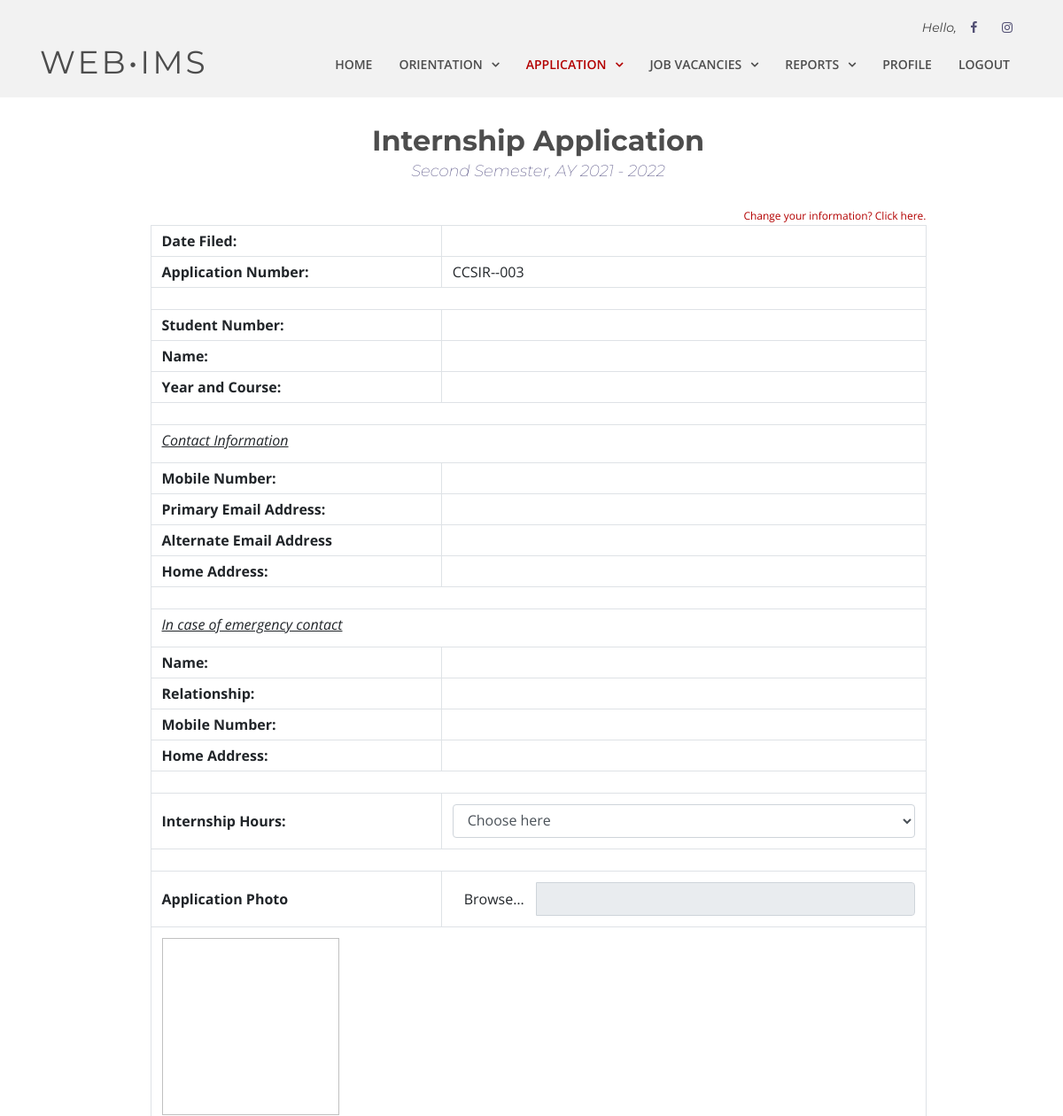
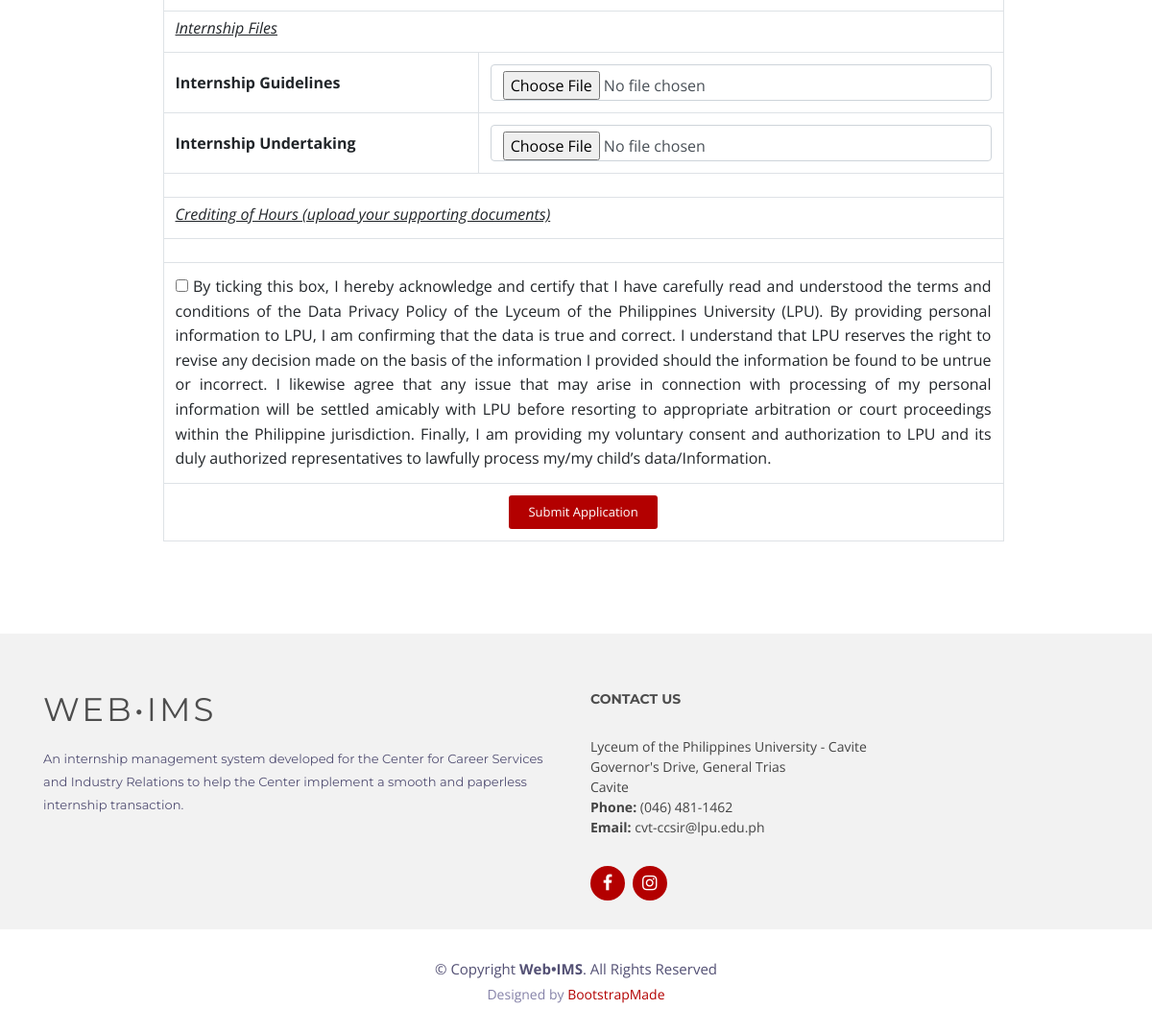
Screenshot of /student/app-view.php with the database file from the repository (2 pictures, top to bottom).
### tables this page shows
CREATE TABLE `tbl_acad_term` (
  `term_id` varchar(50) NOT NULL,
  `term_name` varchar(250) NOT NULL,
  `term_from_year` varchar(50) NOT NULL,
  `term_to_year` varchar(50) NOT NULL,
  `current_flag` tinyint(1) NOT NULL,
  `active_flag` tinyint(1) NOT NULL,
  `delete_flag` tinyint(1) NOT NULL
);

CREATE TABLE `tbl_internship_application` (
  `application_id` varchar(50) NOT NULL,
  `userid` varchar(50) NOT NULL,
  `term_id` varchar(50) NOT NULL,
  `educ_info_id` varchar(50) NOT NULL,
  `contact_info_id` varchar(50) NOT NULL,
  `emergency_info_id` varchar(50) NOT NULL,
  `internship_hrs_id` varchar(50) NOT NULL,
  `application_img` varchar(250) NOT NULL,
  `date_applied` varchar(50) NOT NULL,
  `status_flag` tinyint(1) NOT NULL,
  `comment` varchar(500) NOT NULL,
  `date_confirmed` varchar(50) NOT NULL,
  `staff_confirmed` varchar(50) NOT NULL,
  `active_flag` tinyint(1) NOT NULL
);

CREATE TABLE `tbl_template` (
  `template_id` varchar(50) NOT NULL,
  `template_name` varchar(250) NOT NULL,
  `template_desc` varchar(500) NOT NULL,
  `template_size` varchar(50) NOT NULL,
  `template_dir` varchar(500) NOT NULL,
  `file_modified` varchar(250) NOT NULL,
  `temp_category_id` varchar(50) NOT NULL,
  `userid` varchar(50) NOT NULL,
  `active_flag` tinyint(1) NOT NULL,
  `delete_flag` tinyint(1) NOT NULL
);

### student/app-view.php (the view, shortened to what this page needs)
<!DOCTYPE html>
<html lang="en">
	<head>
		<link href="../lib/bootstrap/css/bootstrap.min.css" rel="stylesheet">
		<link href="../lib/font-awesome/css/font-awesome.min.css" rel="stylesheet">
		<link href="../lib/animate/animate.min.css" rel="stylesheet">
		<link href="../lib/ionicons/css/ionicons.min.css" rel="stylesheet">
		<link href="../lib/owlcarousel/assets/owl.carousel.min.css" rel="stylesheet">
		<link href="../lib/lightbox/css/lightbox.min.css" rel="stylesheet">
		<link href="../css/style.css" rel="stylesheet">
		<link href="../css/popup.css" rel="stylesheet">
	</head>
	<body>
		<header id="header">
			<div id="topbar">
				<div class="container">
					<div class="social-links">
						<span style="font-size:14px; font-family: Montserrat, sans-serif; font-style: italic">Hello, <?php echo $_SESSION['fname']; ?> </span>
						<a href="https://www.facebook.com/lpu.csi.iao/" target="_blank" class="facebook"><i class="fa fa-facebook"></i></a>
						<a href="https://www.instagram.com/lpu.csi.iao/" target="_blank" class="instagram"><i class="fa fa-instagram"></i></a>
					</div>
				</div>
			</div>
			<div class="container">
				<div class="logo float-left">
					<h1 class="text-light"><a href="application.php" class="scrollto"><span>Web•IMS</span></a></h1>
				</div>
				<nav class="main-nav float-right d-none d-lg-block">
					<ul>
						<li><a href="index.php">Home</a></li>
						<li class="drop-down"><a href="orientation.php">Orientation</a>
						</li>
						<li class="active drop-down"><a href="application.php">Application</a>
						</li>
						<li class="drop-down"><a href="vacancies.php">Job Vacancies</a>
						</li>
						<li class="drop-down"><a href="#">Reports</a>
						</li>
						<li><a href="profile.php">Profile</a></li>
						<li><a href="../login/logout.php">Logout</a></li>
					</ul>
				</nav>
			</div>
		</header>
		<main id="main">
			<section id="about" >
				<div class="container" style="padding-left:30px;">
					<div class="about-content"  style="text-align:center;">
						<h2>Internship Application </h2>
						<h4 style="margin-top:-15px;">
						<?php
							$query_term = "SELECT * FROM tbl_acad_term WHERE current_flag = '1'";
							$result_term = mysqli_query($con, $query_term);
							while($row = mysqli_fetch_array($result_term)){
								$term_name = $row["term_name"];
								$term_from_year = $row["term_from_year"];
								$term_to_year = $row["term_to_year"];
								echo $term_desc = $term_name.", AY ".$term_from_year." - ".$term_to_year;
							}
						?>
						</h4>
					</div>
					<div class="about-content"  style="text-align:justify; padding-top:10px;">
						<form role="form" id="contact-form" method="post" enctype="multipart/form-data" action="../components/student/app-view-process.php" >
							<div class="table-responsive">
								<p align="right" style="margin-bottom:1px; font-size:0.75em;"><a href="profile.php">Change your information? Click here.</a></p>
								<table class="table table-bordered ">
									<tr>
										<td width="30%"><b>Date Filed: </b></td>
										<td width="50%"><?php echo $current; ?></td>
									</tr>
									<tr>
										<td width="30%"><b>Application Number: </b></td>
										<td width="50%">
										<?php
											$cntID_qry = "SELECT application_id, COUNT(*) as total FROM tbl_internship_application WHERE application_id LIKE '%$year_now%'";
											$cntID_rslt = mysqli_query($con, $cntID_qry);
											if(mysqli_num_rows($cntID_rslt) > 0){
												while($row = mysqli_fetch_assoc($cntID_rslt)){
													$total = $row['total'];
													$total = $total+1;
													$counter = str_pad($total, 3, '0', STR_PAD_LEFT);
													echo $application_id_db = "CCSIR-".$year_now."-".$counter;
												}
											}
										?>
										</td>
									</tr>
									<tr>
										<td colspan="2"></td>
									</tr>
									<tr>
										<td width="30%"><b>Student Number: </b></td>
										<td width="50%"><?php echo $student_number; ?></td>
									</tr>
									<tr>
										<td width="30%"><b>Name: </b></td>
										<td width="50%"><?php echo $fullName; ?></td>
									</tr>
									<tr>
										<td width="30%"><b>Year and Course: </b></td>
										<td width="50%"><?php echo $year_level_desc." ".$course_fullname; ?></td>
									</tr>
									<tr>
										<td colspan="2"></td>
									</tr>
									<tr>
										<td colspan="2"><label><i><u>Contact Information </u></i></label></td>
									</tr>
									<tr>
										<td width="30%"><b>Mobile Number: </b></td>
										<td width="50%"><?php echo $contact_num; ?></td>
									</tr>
										<tr>
										<td width="30%"><b>Primary Email Address: </b></td>
										<td width="50%"><?php echo $username; ?></td>
									</tr>
										<tr>
										<td width="30%"><b>Alternate Email Address</b></td>
										<td width="50%"><?php echo $contact_email; ?></td>
									</tr>
									<tr>
										<td width="30%"><b>Home Address: </b></td>
										<td width="50%"><?php echo $contact_add; ?></td>
									</tr>
									<tr>
										<td colspan="2"></td>
									</tr>
									<tr>
										<td colspan="2"><label><i><u>In case of emergency contact </u></i></label></td>
									</tr>
									<tr>
										<td width="30%"><b>Name: </b></td>
										<td width="50%"><?php echo $emergency_name; ?></td>
									</tr>
									<tr>
										<td width="30%"><b>Relationship: </b></td>
										<td width="50%"><?php echo $emergency_rel; ?></td>
									</tr>
									<tr>
										<td width="30%"><b>Mobile Number: </b></td>
										<td width="50%"><?php echo $emergency_num; ?></td>
									</tr>
									<tr>
										<td width="30%"><b>Home Address: </b></td>
										<td width="50%"><?php echo $emergency_add; ?></td>
									</tr>
									<tr>
										<td colspan="2"></td>
									</tr>
									<tr>
										<td width="30%"> <b>Internship Hours: </b></td>
										<td width="50%">
											<select name="internship_hours"  id="internship_hours" class="form-control" required>
												<option value="" disabled selected>Choose here</option>
											</select>
										</td>
									</tr>
									<tr>
										<td colspan="2"></td>
									</tr>
									<tr>
										<td width="30%"><b>Application Photo</b></td>
										<td width="50%">
											<div class="input-group">
												<span class="input-group-btn">
													<span class="btn btn-default btn-file">
														Browse… <input type="file" id="imgInp" name="app_img" accept="image/*" required />
													</span>
												</span>
												<input type="text" class="form-control" readonly>
											</div>
										</td>
									</tr>
									<tr>
										<td colspan="2" >  <img id='img-upload'/></td>
									</tr>
									<tr>
										<td colspan="2"><label><i><u>Internship Files</u></i></label></td>
									</tr>
									<?php
										$int_files_qry = "SELECT tbl_template.template_id, tbl_template.template_name FROM tbl_template
														JOIN tbl_template_category ON tbl_template_category.temp_category_id = tbl_template.temp_category_id
														WHERE tbl_template_category.temp_category_name LIKE '%prelim%' AND tbl_template.delete_flag='0'";
										$int_files_rslt = mysqli_query($con, $int_files_qry);
										if(mysqli_num_rows($int_files_rslt) > 0){
											while($row = mysqli_fetch_assoc($int_files_rslt)){
									?>
												<tr>
													<td width="30%"><b><?php echo $row['template_name']; ?></b></td>
													<td width="50%">
														<input type="file" class="form-control" name="internshipFile[]" id='internshipFile' accept='.pdf,.doc,.docx' required />
													</td>
												</tr>
									<?php
											}
										}
									?>
									<tr>
										<td colspan="2"></td>
									</tr>
									<tr>
										<td colspan="2"><label><i><u>Crediting of Hours (upload your supporting documents)</u></i></label>
										</td>
									</tr>
									<tr>
										<td colspan="2"></td>
									</tr>
									<tr>
										<td colspan="2" style=" line-height: 1.6;">
											<input type="checkbox" name="status" id="status" required >
											By ticking this box, I hereby acknowledge and certify that I have carefully read and understood the terms and conditions of the Data Privacy Policy of the Lyceum of the Philippines University (LPU). By providing personal information to LPU, I am confirming that the data is true and correct. I understand that LPU reserves the right to revise any decision made on the basis of the information I provided should the information be found to be untrue or incorrect. I likewise agree that any issue that may arise in connection with processing of my personal information will be settled amicably with LPU before resorting to appropriate arbitration or court proceedings within the Philippine jurisdiction. Finally, I am providing my voluntary consent and authorization to LPU and its duly authorized representatives to lawfully process my/my child’s data/Information.
										</td>
									</tr>
									<tr>
										<td colspan="2" align="center"><input type="submit" class="register btn" name="submitForm" id="submitForm" value="Submit Application"></input>
										</td>
									</tr>
								</table>
							</div>
						</form>
					</div
				</div>
			</section>
		</main>
		<footer id="footer" class="section-bg">
			<div class="footer-top">
				<div class="container">
					<div class="row">
						<div class="col-lg-6">
							<div class="footer-info">
								<h3>Web•IMS</h3>
								<p>An internship management system developed for the Center for Career Services and Industry Relations to help the Center implement a smooth and paperless internship transaction.</p>
							</div>
						</div>
						<div class="col-lg-6">
							<div class="footer-links">
								<h4>Contact Us</h4>
								<p>Lyceum of the Philippines University - Cavite  <br>
									Governor's Drive, General Trias <br>
									Cavite <br>
									<strong>Phone:</strong> (046) 481-1462 <br>
									<strong>Email:</strong> cvt-ccsir@lpu.edu.ph<br>
								</p>
							</div>
							<div class="social-links">
								<a href="https://www.facebook.com/lpu.csi.iao/" target="_blank" class="facebook"><i class="fa fa-facebook"></i></a>
								<a href="https://www.instagram.com/lpu.csi.iao/" target="_blank" class="instagram"><i class="fa fa-instagram"></i></a>
							</div>
						</div>
					</div>
				</div>
			</div>
			<div class="container">
				<div class="copyright">
					&copy; Copyright <strong>Web•IMS</strong>. All Rights Reserved
				</div>
				<div class="credits">
					Designed by <a href="https://bootstrapmade.com/">BootstrapMade</a>
				</div>
			</div>
		</footer>
	</body>
</html>

### css/style.css (style rules this page uses)
body { background: #fff; color: #444; font-family: "Open Sans", sans-serif; }
a { color: #b30000; transition: 0.5s; }
p { padding: 0; margin: 0 0 30px 0; }
h1, h2, h3, h4, h5, h6 { font-family: "Montserrat", sans-serif; font-weight: 400; margin: 0 0 20px 0; padding: 0; }
#topbar { padding: 0 0 10px 0; font-size: 14px; transition: all 0.5s; }
#topbar .social-links { text-align: right; }
#topbar .social-links a { color: #535074; padding: 4px 12px; display: inline-block; line-height: 1px; }
#header { height: 110px; transition: all 0.5s; z-index: 997; transition: all 0.5s; padding: 20px 0; position: fixed; left: 0; top: 0; right: 0; transition: all 0.5s; z-index: 997; }
#header .logo h1 { font-size: 36px; margin: 0; padding: 0; line-height: 1; font-weight: 400; letter-spacing: 3px; text-transform: uppercase; }
#header .logo h1 a, #header .logo h1 a:hover { color: #4d4d4d; text-decoration: none; }
.main-nav, .main-nav * { margin: 0; padding: 0; list-style: none; }
.main-nav > ul > li { position: relative; white-space: nowrap; float: left; }
.main-nav a { display: block; position: relative; color: #4d4d4d; padding: 10px 15px; transition: 0.3s; font-size: 14px; font-family: "Open Sans", sans-serif; text-transform: uppercase; font-weight: 600; }
.main-nav a:hover, .main-nav .active > a, .main-nav li:hover > a { color: #b30000; text-decoration: none; }
.main-nav .drop-down > a:after { content: "\f107"; font-family: FontAwesome; padding-left: 10px; }
.section-bg { background: #f2f2f2; }
#about { padding: 80px 0; }
#about .about-content { padding-top: 40px; }
#about .about-content h2 { color: #4d4d4d; font-family: "Montserrat", sans-serif; font-weight: 700; }
#about .about-content h4 { color: #696592; font-weight: 200; font-size: 18px; font-style: italic; }
#footer { padding: 0 0 30px 0; font-size: 14px; background: #fff; }
#footer .footer-top { padding: 60px 0 30px 0; background: #f2f2f2; }
#footer .footer-top .footer-info { margin-bottom: 30px; }
#footer .footer-top .footer-info h3 { font-size: 34px; margin: 0 0 20px 0; padding: 2px 0 2px 0; line-height: 1; font-family: "Montserrat", sans-serif; color: #4d4d4d; font-weight: 400; letter-spacing: 3px; text-transform: uppercase; }
#footer .footer-top .footer-info p { font-size: 13px; line-height: 24px; margin-bottom: 0; font-family: "Montserrat", sans-serif; color: #535074; }
#footer .footer-top .social-links a { font-size: 18px; display: inline-block; background: #b30000; color: #fff; line-height: 1; padding: 8px 0; margin-right: 4px; border-radius: 50%; text-align: center; width: 36px; height: 36px; transition: 0.3s; }
#footer .footer-top h4 { font-size: 14px; font-weight: bold; color: #4d4d4d; text-transform: uppercase; position: relative; padding-bottom: 10px; }
#footer .footer-top .footer-links { margin-bottom: 30px; }
#footer .copyright { text-align: center; padding-top: 30px; color: #535074; font-size: 15px; }
#footer .credits { text-align: center; font-size: 14px; padding-top: 4px; color: #8582a8; }
#footer .credits a { color: #b30000; }

### student/app-view.php (style rules this page uses)
#header { background: #f2f2f2; }
#about { padding-top: 100px; }
.about-content { margin: auto; width: 80%; }
#about .about-content input[type="submit"] { background: #b30000; border: 0; border-radius: 3px; padding: 8px 20px; color: #fff; transition: 0.3s; font-size: 13px; }
.table tr { line-height: 10px; }
.table-bordered td { vertical-align: middle; }
.btn-file { position: relative; overflow: hidden; }
#img-upload { width: 200px; height: 200px; }

### rows the page displays
tbl_acad_term: term_name+term_from_year+term_to_year "Second Semester, AY 2021 - 2022"
tbl_internship_application: counter "CCSIR--003"
tbl_template: template_name "Internship Guidelines"
tbl_template: template_name "Internship Undertaking"
